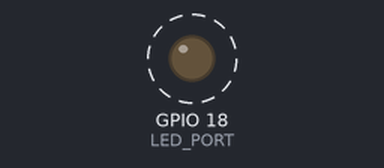
The program below on a simulated Raspberry Pi (BCM pin numbers), started with the arguments 3 3. On the bench: output pins drawn as LEDs (lit = HIGH). Dashed ring = blinking. What the program prints to the terminal is not drawn. At 30.0 s the program stops and its outputs stay as they are.

Above: at 0.17 s.
Timing chart, 0 to 3.0 s (numbered marks = the images above):
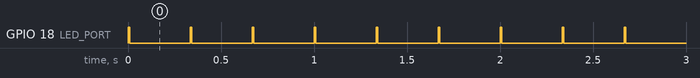

Measured:
- by itself, GPIO 18 (LED_PORT): alternates HIGH for 0.01 s and LOW for 0.32 s, 180 changes in all, then stays LOW

The program:

02_led_pwm_test.py
```python
#
# 02_led_pwm_test.py
#

import sys
import RPi.GPIO as GPIO
import time

LED_PORT = 18

def main(freq, duty):
    GPIO.setmode(GPIO.BCM)          # GPIO番号で指定
    GPIO.setup(LED_PORT, GPIO.OUT)

    # PWM
    pwm = GPIO.PWM(LED_PORT, freq)
    pwm.start(duty)

    # LEDを30秒間点灯する
    time.sleep(30)

    GPIO.cleanup()
    print('done')


if __name__ == '__main__':
    if len(sys.argv) != 3:
        print('Usage: python %s <frequency> <duty_cycle>' % sys.argv[0])
        exit()

    main(int(sys.argv[1]), float(sys.argv[2]))
```
